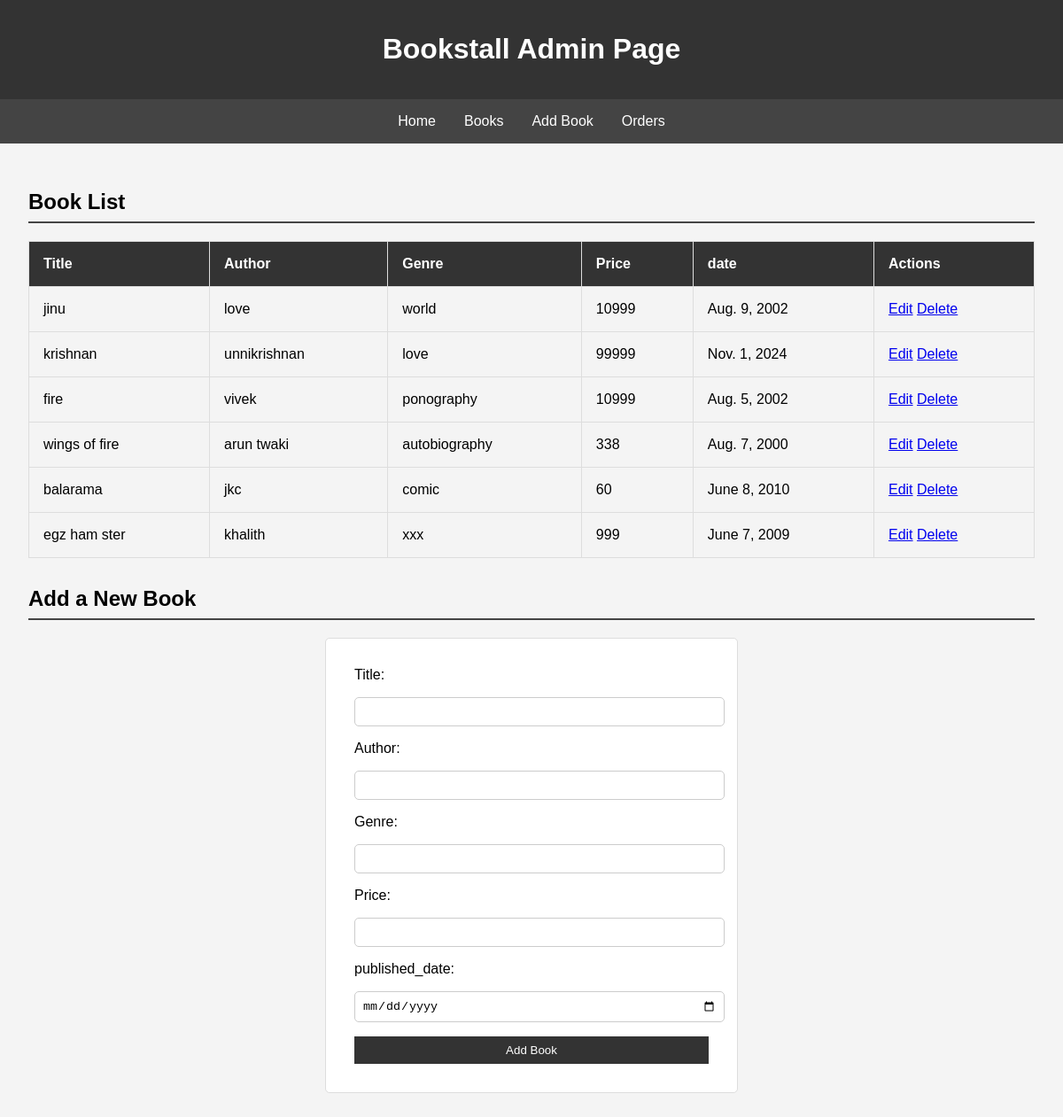
Screenshot of /admin_homepage/ with the database file from the repository.
### book/models.py (models this page shows)
class tbl_book(models.Model):
    title=models.CharField(max_length=200,null=True)
    author=models.CharField(max_length=200,null=True)
    genre=models.CharField(max_length=200,null=True)
    price=models.IntegerField(null=True)
    published_date=models.DateField(null=True)

### book/views.py (the view)
# urls.py: path('admin_homepage/',views.admin_homepage,name='admin_homepage'),
def admin_homepage(request):
    book=tbl_book.objects.all()
    return render(request, "admin_homepage.html", {"book":book})

### templates/admin_homepage.html (shortened to what this page needs)
{% load static %}
<!DOCTYPE html>
<html lang="en">
<head>
    <link href="{% static 'adminstyle.css' %}" rel="stylesheet">
</head>
<body>
    <header>
        <h1>Bookstall Admin Page</h1>
    </header>
    <nav>
        <ul>
            <li><a href="/">Home</a></li>
            <li><a href="/availablebooks/">Books</a></li>
            <li><a href="/savebook/">Add Book</a></li>
            <li><a href="/billing_details/">Orders</a></li>
        </ul>
    </nav>
    <main>
        <section id="books">
            <h2>Book List</h2>
            <table>
                <thead>
                    <tr>
                        <th>Title</th>
                        <th>Author</th>
                        <th>Genre</th>
                        <th>Price</th>
                        <th>date</th>
                        <th>Actions</th>
                    </tr>
                </thead>
                <tbody>
                    {% for b in book %}
                    <tr>
                        <td>{{b.title}}</td>
                        <td>{{b.author}}</td>
                        <td>{{b.genre}}</td>
                        <td>{{b.price}}</td>
                        <td>{{b.published_date}}</td>
                        <td><a href='/editbook/{{b.id}}'>Edit</a> <a href='/deletebook/{{b.id}}'>Delete</a></td>
                    </tr>
                    {% endfor %}
                </tbody>
            </table>
        </section>
        <section id="add-book">
            <h2>Add a New Book</h2>
            <form action="/savebook/" method='post'>
                <label for="title">Title:</label>
                <input type="text" id="title" name="title" required>
                <label for="author">Author:</label>
                <input type="text" id="author" name="author" required>
                <label for="genre">Genre:</label>
                <input type="text" id="genre" name="genre" required>
                <label for="price">Price:</label>
                <input type="number" id="price" name="price" required>
                <label for="published_date">published_date:</label>
                <input type="date" id="price" name="published_date" required>
                <button type="submit">Add Book</button>
            </form>
        </section>
    </main>
</body>
</html>

### static/adminstyle.css (style rules this page uses)
body { font-family: Arial, sans-serif; margin: 0; padding: 0; background-color: #f4f4f4; }
header { background-color: #333; color: #fff; padding: 1rem 0; text-align: center; }
nav { background-color: #444; overflow: hidden; }
nav ul { list-style: none; padding: 0; margin: 0; display: flex; justify-content: center; }
nav ul li { margin: 0; }
nav ul li a { display: block; padding: 1rem; color: #fff; text-decoration: none; text-align: center; }
main { padding: 2rem; }
h2 { border-bottom: 2px solid #444; padding-bottom: 0.5rem; }
table { width: 100%; border-collapse: collapse; margin-bottom: 2rem; }
table, th, td { border: 1px solid #ddd; }
th, td { padding: 1rem; text-align: left; }
th { background-color: #333; color: #fff; }
button { background-color: #333; color: #fff; border: none; padding: 0.5rem 1rem; cursor: pointer; }
form { display: grid; gap: 1rem; max-width: 400px; margin: auto; background-color: #fff; padding: 2rem; border: 1px solid #ddd; border-radius: 5px; }
form label { display: block; }
form input { width: 100%; padding: 0.5rem; border: 1px solid #ccc; border-radius: 5px; }

### rows the page displays
tbl_book: title "jinu", author "love", genre "world", price "10999", published_date "Aug. 9, 2002"
tbl_book: title "krishnan", author "unnikrishnan", genre "love", price "99999", published_date "Nov. 1, 2024"
tbl_book: title "fire", author "vivek", genre "ponography", price "10999", published_date "Aug. 5, 2002"
tbl_book: title "wings of fire", author "arun twaki", genre "autobiography", price "338", published_date "Aug. 7, 2000"
tbl_book: title "balarama", author "jkc", genre "comic", price "60", published_date "June 8, 2010"
tbl_book: title "egz ham ster", author "khalith", genre "xxx", price "999", published_date "June 7, 2009"
